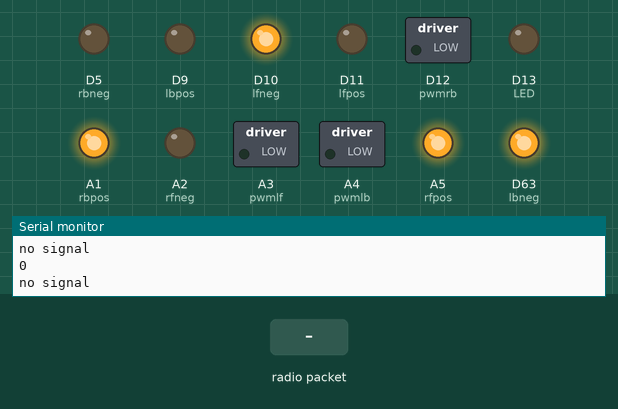
Simulated run of this program. Board: Adafruit Feather M0. Parts: switched loads named in the program (green lamp = pin HIGH), output pins drawn as LEDs (lit = HIGH), the last lines printed to the serial monitor. The inputs (shaded band) are chosen by the test bench. No radio packets arrive unless stated; pins used as bus, display or sensor lines are not drawn.

Above: at 1.2 s.
1.3 s: radio packet "5" arrives
At 1.47 s:
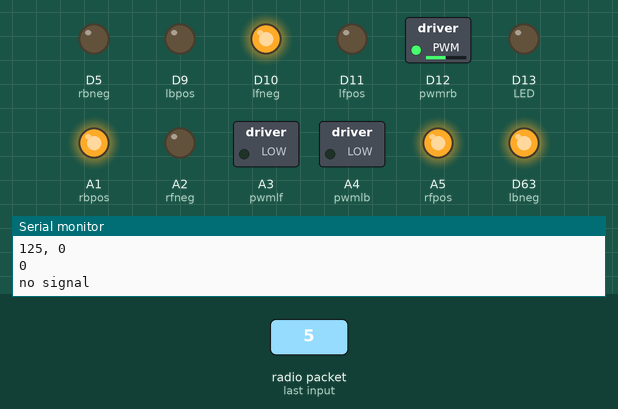
3.0 s: radio packet "r" arrives
At 4.2 s:
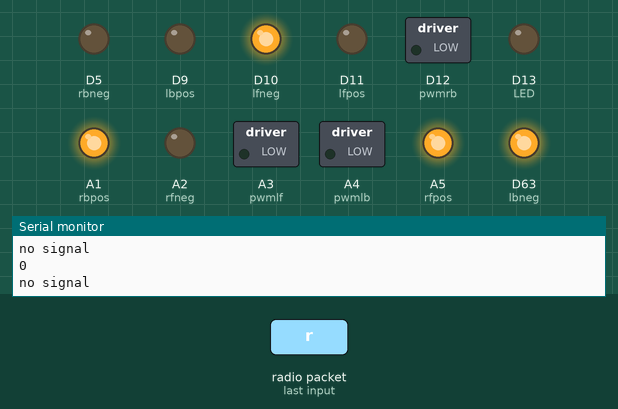
4.5 s: radio packet "l" arrives
At 4.68 s:
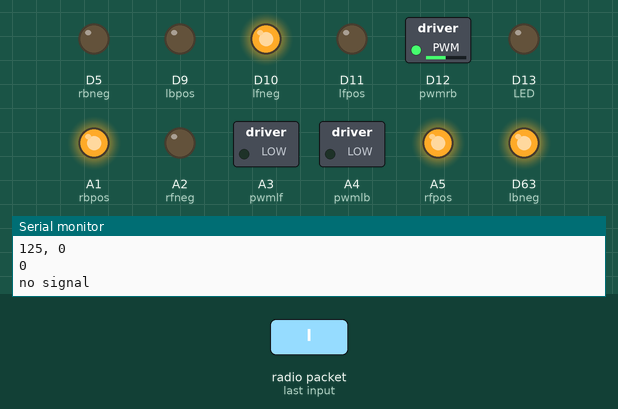
Timing chart, 0 to 7.5 s (numbered marks = the images above; inputs shaded):
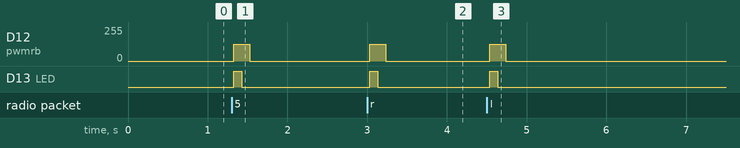

The program:

main.cpp
```cpp
#include <Arduino.h>
#include <SPI.h>
#include <RH_RF69.h>

#define JOYSTICK_RANGE 1020

#define PIN 5

#define RF69_FREQ 900.0

  #define RFM69_CS      8
  #define RFM69_INT     3
  #define RFM69_RST     4
  #define LED           13

RH_RF69 rf69(RFM69_CS, RFM69_INT);

#define rfpos A5
#define rfneg A2
#define rbpos A1
#define rbneg 5
#define lfpos 11
#define lfneg 10
#define lbpos 9
#define lbneg 63

#define pwmrf 13
#define pwmrb 12
#define pwmlf A3
#define pwmlb A4

void setDirection(char motor, bool direction);
void setSpeed(int pwmr, int pwml);

void setup() {
  Serial.begin(115200);

  Serial.println("starting");

  pinMode(LED, OUTPUT);
  pinMode(RFM69_RST, OUTPUT);
  digitalWrite(RFM69_RST, LOW);

    // manual reset
  digitalWrite(RFM69_RST, HIGH);
  delay(10);
  digitalWrite(RFM69_RST, LOW);
  delay(10);

  if (!rf69.init()) {
    //Serial.println("RFM69 radio init failed");
    while (1);
  }
  Serial.println("RFM69 radio init OK!");
  if (!rf69.setFrequency(RF69_FREQ)) {
    //Serial.println("setFrequency failed");
  }
  rf69.setTxPower(20, true);  // range from 14-20 for power, 2nd arg must be true for 69HCW
  uint8_t key[] = { 0x01, 0x02, 0x03, 0x04, 0x05, 0x06, 0x07, 0x08,
                    0x01, 0x02, 0x03, 0x04, 0x05, 0x06, 0x07, 0x08};
  rf69.setEncryptionKey(key);

  pinMode(LED, OUTPUT);

  pinMode(rfpos, OUTPUT);
  pinMode(rfneg, OUTPUT);
  pinMode(rbpos, OUTPUT);
  pinMode(rbneg, OUTPUT);
  pinMode(lfpos, OUTPUT);
  pinMode(lfneg, OUTPUT);
  pinMode(lbpos, OUTPUT);
  pinMode(lbneg, OUTPUT);
  pinMode(pwmrf, OUTPUT);
  pinMode(pwmrb, OUTPUT);
  pinMode(pwmlf, OUTPUT);
  pinMode(pwmlb, OUTPUT);

  setDirection('r', 1);
  setDirection('l', 1);

}

void loop(){
  String word, xcoord, ycoord;
  char temp[20];
  int i = 0, xcoordint, ycoordint, pwmr = 0, pwml = 0;
 static unsigned long previousMillis = 0, currentMillis = 0;
static int counter = 0;

  if (rf69.available()) {
      uint8_t buf[RH_RF69_MAX_MESSAGE_LEN];
      uint8_t len = sizeof(buf);
      if (rf69.recv(buf, &len)) {
        if (!len) return;
        buf[len] = 0;
        Serial.println((char*)buf);
        for(int i = 0; i<20; i++){
          temp[i] = (char) buf[i];
        }
        word = temp;
        i = 0;
        word = "500* 500*";
        while(word.charAt(i) != '*'){
          if(word.charAt(i) >= '0' && word.charAt(i) <= '9') xcoord += word.charAt(i);
          i++;
        }
        i++;
        while(word.charAt(i) != '*'){
          if(word.charAt(i) >= '0' && word.charAt(i) <= '9') ycoord += word.charAt(i);
          i++;
        }
        xcoordint = xcoord.toInt();
        ycoordint = ycoord.toInt();
        Serial.print(xcoordint); Serial.print(", "); Serial.println(ycoordint);

        //set pwm levels for writing to motors!
        pwmr = (int) ycoordint * 255;  //***just going to code it to do turns for now, will add rotation functionality later***
        pwmr /= (int) JOYSTICK_RANGE;
        pwml = pwmr;
        if(xcoordint > JOYSTICK_RANGE/2) pwmr -= (int) (xcoordint * 255)/JOYSTICK_RANGE;
        else if(xcoordint < JOYSTICK_RANGE/2) pwml -= (int) (xcoordint * 255)/JOYSTICK_RANGE;

        setSpeed(pwmr, pwml);
        Serial.print(pwmr); Serial.print(", "); Serial.println(pwml);
        previousMillis = millis();

        digitalWrite(13, HIGH);
      }

      else {
        Serial.println("Receive failed");
      }
   }
   else {
     digitalWrite(13, LOW);
     Serial.println("no signal");
   }

   currentMillis = millis();
   if(currentMillis - previousMillis > 100) setSpeed(0, 0);
   delay(100);
   Serial.println(counter);
}

void setDirection(char motor, bool direction){  //1 = forwards, 0 = backwards
  Serial.println("In function setDirection");
  if(motor == 'r'){
    digitalWrite(rfpos, (int) direction);
    digitalWrite(rfneg, (int) !direction);
    digitalWrite(rbpos, (int) direction);
    digitalWrite(rbneg, (int) !direction);
  }
  else if(motor == 'l'){                        //the left wheels are reversed
    digitalWrite(lfpos, (int) !direction);
    digitalWrite(lfneg, (int) direction);
    digitalWrite(lbpos, (int) !direction);
    digitalWrite(lbneg, (int) direction);
  }
}

void setSpeed(int pwmr, int pwml){
  analogWrite(pwmrf, pwmr);
  analogWrite(pwmrb, pwmr);
  analogWrite(pwmlf, pwml);
  analogWrite(pwmlb, pwml);
}
```

Measured:
- after the input at 1.3 s, D12 (pwmrb): 0/255 → 125/255 at once, → 0/255 0.20 s later; D13 (LED): LOW → HIGH at once, → LOW 0.10 s later
- after the input at 3.0 s, D12 (pwmrb): 0/255 → 125/255 at once, → 0/255 0.20 s later; D13 (LED): LOW → HIGH at once, → LOW 0.10 s later
- after the input at 4.5 s, D12 (pwmrb): 0/255 → 125/255 at once, → 0/255 0.20 s later; D13 (LED): LOW → HIGH at once, → LOW 0.10 s later
